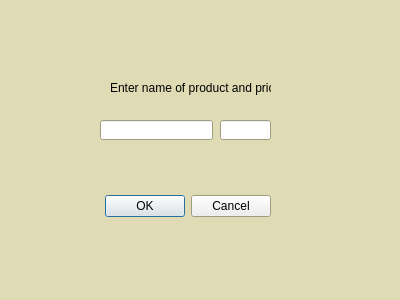
<?xml version="1.0" encoding="UTF-8"?>
<ui version="4.0">
 <class>addInventory</class>
 <widget class="QDialog" name="addInventory">
  <property name="geometry">
   <rect>
    <x>0</x>
    <y>0</y>
    <width>400</width>
    <height>300</height>
   </rect>
  </property>
  <property name="palette">
   <palette>
    <active>
     <colorrole role="Base">
      <brush brushstyle="SolidPattern">
       <color alpha="255">
        <red>255</red>
        <green>255</green>
        <blue>255</blue>
       </color>
      </brush>
     </colorrole>
     <colorrole role="Window">
      <brush brushstyle="SolidPattern">
       <color alpha="255">
        <red>223</red>
        <green>219</green>
        <blue>180</blue>
       </color>
      </brush>
     </colorrole>
    </active>
    <inactive>
     <colorrole role="Base">
      <brush brushstyle="SolidPattern">
       <color alpha="255">
        <red>255</red>
        <green>255</green>
        <blue>255</blue>
       </color>
      </brush>
     </colorrole>
     <colorrole role="Window">
      <brush brushstyle="SolidPattern">
       <color alpha="255">
        <red>223</red>
        <green>219</green>
        <blue>180</blue>
       </color>
      </brush>
     </colorrole>
    </inactive>
    <disabled>
     <colorrole role="Base">
      <brush brushstyle="SolidPattern">
       <color alpha="255">
        <red>223</red>
        <green>219</green>
        <blue>180</blue>
       </color>
      </brush>
     </colorrole>
     <colorrole role="Window">
      <brush brushstyle="SolidPattern">
       <color alpha="255">
        <red>223</red>
        <green>219</green>
        <blue>180</blue>
       </color>
      </brush>
     </colorrole>
    </disabled>
   </palette>
  </property>
  <property name="windowTitle">
   <string>Dialog</string>
  </property>
  <widget class="QDialogButtonBox" name="buttonBox">
   <property name="geometry">
    <rect>
     <x>-70</x>
     <y>190</y>
     <width>341</width>
     <height>32</height>
    </rect>
   </property>
   <property name="orientation">
    <enum>Qt::Horizontal</enum>
   </property>
   <property name="standardButtons">
    <set>QDialogButtonBox::Cancel|QDialogButtonBox::Ok</set>
   </property>
  </widget>
  <widget class="QLineEdit" name="addItemInput">
   <property name="geometry">
    <rect>
     <x>100</x>
     <y>120</y>
     <width>113</width>
     <height>20</height>
    </rect>
   </property>
  </widget>
  <widget class="QLineEdit" name="addItemPriceInput">
   <property name="geometry">
    <rect>
     <x>220</x>
     <y>120</y>
     <width>51</width>
     <height>20</height>
    </rect>
   </property>
   <property name="text">
    <string/>
   </property>
  </widget>
  <widget class="QLabel" name="label">
   <property name="geometry">
    <rect>
     <x>110</x>
     <y>80</y>
     <width>161</width>
     <height>16</height>
    </rect>
   </property>
   <property name="text">
    <string>Enter name of product and price</string>
   </property>
  </widget>
  <widget class="QLabel" name="label_2">
   <property name="geometry">
    <rect>
     <x>0</x>
     <y>230</y>
     <width>71</width>
     <height>81</height>
    </rect>
   </property>
   <property name="text">
    <string/>
   </property>
   <property name="pixmap">
    <pixmap>../../Desktop/TeamDirtSolo.png</pixmap>
   </property>
   <property name="scaledContents">
    <bool>true</bool>
   </property>
  </widget>
 </widget>
 <resources/>
 <connections>
  <connection>
   <sender>buttonBox</sender>
   <signal>accepted()</signal>
   <receiver>addInventory</receiver>
   <slot>accept()</slot>
   <hints>
    <hint type="sourcelabel">
     <x>248</x>
     <y>254</y>
    </hint>
    <hint type="destinationlabel">
     <x>157</x>
     <y>274</y>
    </hint>
   </hints>
  </connection>
  <connection>
   <sender>buttonBox</sender>
   <signal>rejected()</signal>
   <receiver>addInventory</receiver>
   <slot>reject()</slot>
   <hints>
    <hint type="sourcelabel">
     <x>316</x>
     <y>260</y>
    </hint>
    <hint type="destinationlabel">
     <x>286</x>
     <y>274</y>
    </hint>
   </hints>
  </connection>
 </connections>
</ui>
